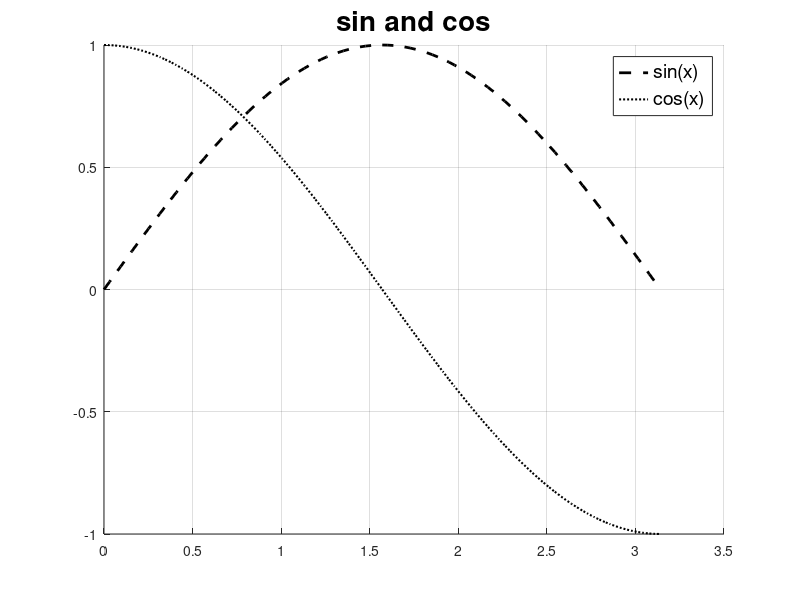

Source code (MATLAB):
x=0:pi/100:pi;
y=sin(x);
y2=cos(x);
hold on
grid on
plot(x,y,'--k','LineWidth',2)
plot(x,y2,':k','LineWidth',1.5)
h_legend = legend('sin(x)','cos(x)','FontSize',50);
set(h_legend,'FontSize',14)
title('sin and cos','FontSize',20)